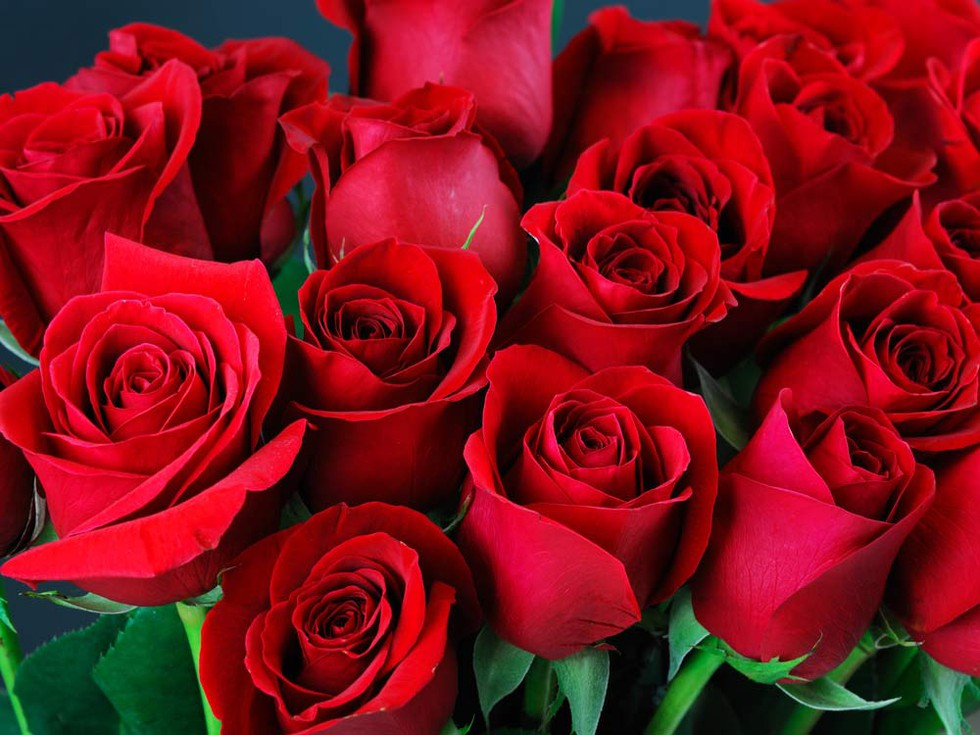
#> input picture Bai_thuc_hanh_1/Example.jpg, 980 x 735 px, found by its file name
$ python test.py
#> lines starting #> are read from the running program, lines starting #| are printed output that depends on the picture
# [48 lines of commented-out code are left out]

import cv2
import numpy as np

img = cv2.imread("/home/tuan/Downloads/Telegram Desktop/CV/Bai_thuc_hanh_1/Example.jpg")
#> img is the input picture: shape (735, 980, 3); mean B, G, R 25, 16.6, 128.6
def getAngle(pos):
    global angle
    angle = pos

tx = 0
ty = 0
def getMovePosx(posx):
    tx = posx

def getMovePosy(posy):
    ty = posy

cv2.namedWindow('Trackbar')
cv2.createTrackbar('Angle', 'Trackbar', 0, 360, getAngle)
#> slider 'Angle' is set to 100
cv2.createTrackbar("moveX", 'Trackbar', -100, 100, getMovePosx)
cv2.setTrackbarPos("moveX", 'Trackbar', 0)
cv2.createTrackbar("moveY", 'Trackbar', -100, 100, getMovePosy)
cv2.setTrackbarPos("moveY", 'Trackbar', 0)
while True:
    h, w = img.shape[:2]
#> h = 735; w = 980
    angle = cv2.getTrackbarPos('Angle', 'Trackbar')
    Movex= cv2.getTrackbarPos('moveX', 'Trackbar')
    Movey = cv2.getTrackbarPos('moveY', 'Trackbar')
    rotate = cv2.getRotationMatrix2D((w/2, h/2), angle, 1)
    result = cv2.warpAffine(img, rotate, (w, h))
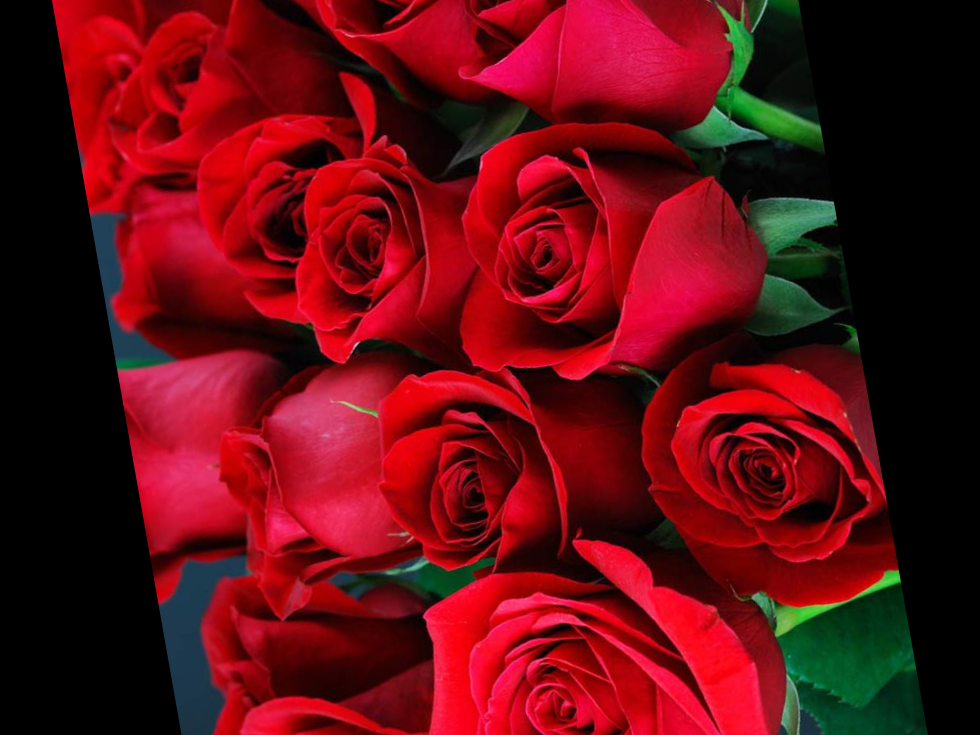
#> result: shape (735, 980, 3); mean B, G, R 18.6, 11.9, 98.7
    M = np.float32([[1, 0, Movex], [0, 1, Movey]])
    result2 = cv2.warpAffine(result, M, (w, h))
    cv2.imshow('Trackbar', result2)
    if cv2.waitKey(10)== ord('q'):
#> (key q is pressed here)
        break


cv2.destroyAllWindows()
